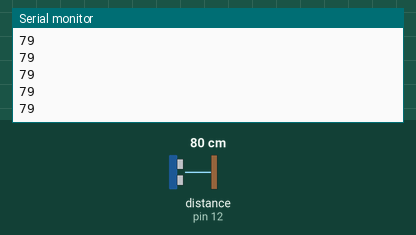
Bench run of a sketch on a simulated Arduino Uno, built with avr-gcc and run on an emulated ATmega328P. Shown: the last lines printed to the serial monitor. Wiring (inferred from the names in the program): ultrasonic range finder: trigger pin 13; echo pin 12. The test bench sets the inputs (shaded band); at power-on: distance to the obstacle (sensor on pin 12) 80 cm. The echo pulse lasts 58.3 µs per cm.

Above: at 1.2 s.
1.3 s: distance to the obstacle (sensor on pin 12) set to 2 cm
At 1.48 s:
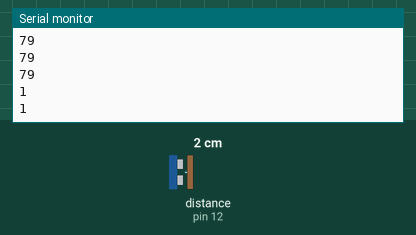
2.8 s: distance to the obstacle (sensor on pin 12) set to 4 cm
At 2.89 s:
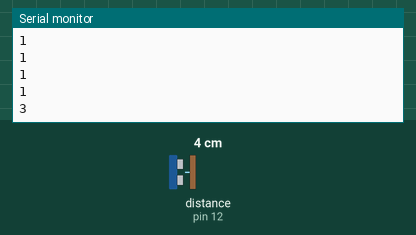
Timing chart, 0 to 5.8 s (numbered marks = the images above; inputs shaded):
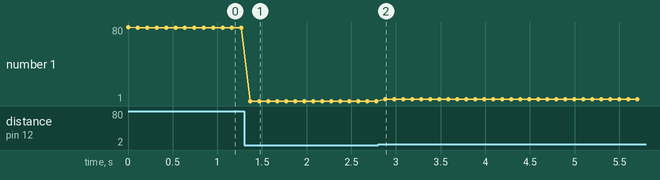

The sketch:

laestrygonians1.ino
```cpp
/* Laestrygonians_Activity_1
Distance Sensor | Measure the distance from an obstacle by using ultrasound */
int echoPin = 12;  // echo Pin
int trigPin = 13;  // trigger Pin
int maximumRange = 200;  // maximum range needed
int minimumRange = 0;  // minimum range needed
long duration, distance;  // duration used to calculate distance
// the setup function runs once when you press reset or power the board
void setup() {
  pinMode(trigPin, OUTPUT);
  pinMode(echoPin, INPUT);
  Serial.begin(9600);
}
// the loop function runs over and over again forever
void loop() {
  digitalWrite(trigPin, LOW);
  delayMicroseconds(2);
  digitalWrite(trigPin, HIGH);
  delayMicroseconds(10);
  digitalWrite(trigPin, LOW);
  duration = pulseIn(echoPin, HIGH);
  distance = duration/58.2;  // calculation of distance in cm
  if (distance >= maximumRange || distance <=minimumRange){
   Serial.println(distance);
   delay(50);
  }
  else {
    Serial.println(distance);
    delay(50);
  }
  delay(50);
 }
```

Measured:
- after the input at 1.3 s, the serial monitor: prints a new line after 0.07 s (image 1)
- after the input at 2.8 s, the serial monitor: prints a new line after 0.08 s (image 2)
- plotted number 1: 79 → 1 after the input at 1.3 s, 1 → 3 after the input at 2.8 s
